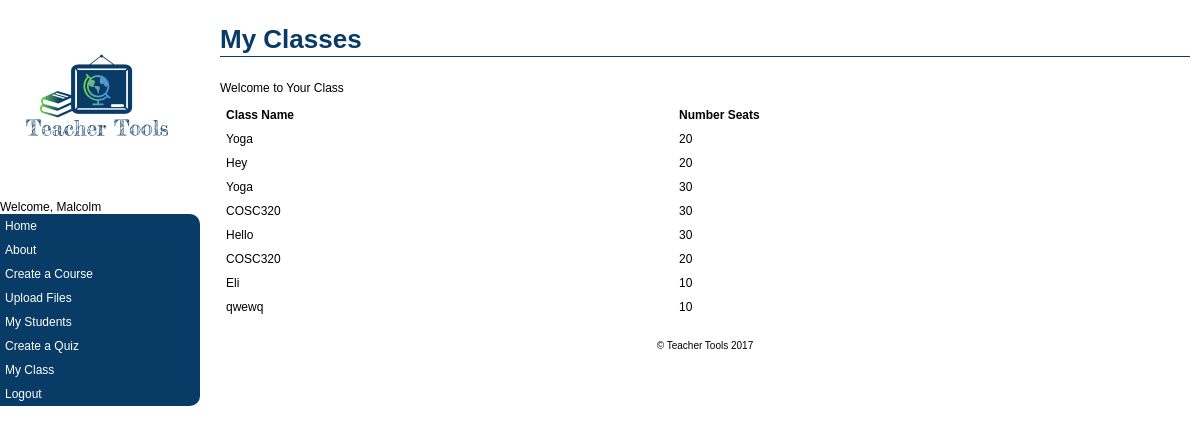
Screenshot of /myClass.php (signed in) with the database file from the repository.
### tables this page shows
CREATE TABLE `Courses` (
  `CourseID` int(10) NOT NULL,
  `Name` varchar(50) NOT NULL,
  `TeacherID` int(10) NOT NULL,
  `EnrollmentNumber` int(10) DEFAULT NULL,
  `Description` text NOT NULL,
  `NumSeats` int(11) NOT NULL,
  `TotalStudents` int(11) NOT NULL DEFAULT '0'
);

### myClass.php (the view, shortened to what this page needs)
<?php $title = "My Classes"; include 'header.php';?>
	<p>Welcome to Your Class</p>
<?php
include("ConnectDatabase.php");
if( isset($_SESSION['TeacherID']) )
{
	$TeacherID = $_SESSION['TeacherID'];
	$query = "SELECT Name, NumSeats FROM Courses WHERE TeacherID = " . $TeacherID;
	if($r=mysqli_query($link, $query))
	{
		echo "<table border='1'><thead><tr><th>Class Name</th><th>Number Seats</th></tr></thead>";
		while($row=mysqli_fetch_array($r))
		{
			echo "<tr>";
			echo "<td>" . $row['Name'] . "</td>";
			echo "<td>" . $row['NumSeats'] . "</td>";
			echo "</tr>";
		}
		echo "</table>";
	}
}
?>
<?php include 'footer.php';?>

### default-css.css (style rules this page uses)
* { margin: 0px; padding: 0px; border: 0px; }
html, body { height: 100%; }
body { background-color: #ffffff; font: 12px Verdana, Tahoma, sans-serif; color: #000000; margin-top: -16px; }
section #content p { padding: 5px 0px; line-height: 140%; }
table { width: 100%; }
table > thead > tr > th { font-weight: bold; text-align: left; }
table > thead > tr > th, table > tbody > tr > td { padding: 4px 20px 4px 4px; }

### rows the page displays
courses: Name "Yoga", NumSeats "20"
courses: Name "Hey", NumSeats "20"
courses: Name "Yoga", NumSeats "30"
courses: Name "COSC320", NumSeats "30"
courses: Name "Hello", NumSeats "30"
courses: Name "COSC320", NumSeats "20"
courses: Name "Eli", NumSeats "10"
courses: Name "qwewq", NumSeats "10"

### other values shown
$_SESSION['FirstName'] "Malcolm"
$title "My Classes"
